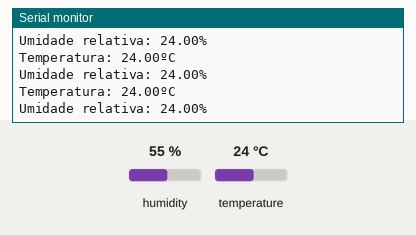
The sketch below on a simulated Arduino Uno, built with avr-gcc and run on an emulated ATmega328P. Parts: the last lines printed to the serial monitor. Inputs (shaded band) come from the test bench; at power-on: temperature 24 °C, humidity 55 %.

Above: at 2.8 s.
2.9 s: temperature set to 12 °C
At 5.5 s:
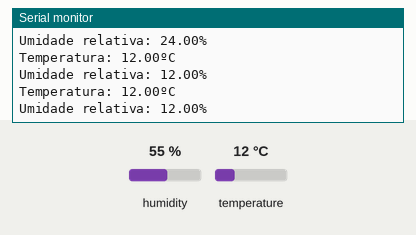
5.6 s: temperature set to 19 °C
At 6.9 s:
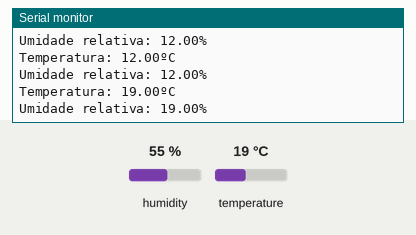
Timing chart, 0 to 8.6 s (numbered marks = the images above; inputs shaded):
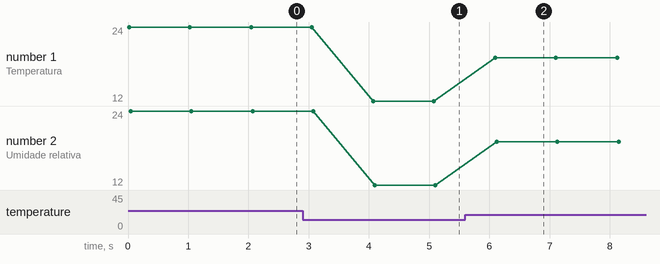

Measured:
- after the input at 2.9 s, the serial monitor: prints a new line after 1.2 s (image 1)
- after the input at 5.6 s, the serial monitor: prints a new line after 0.50 s (image 2)
- plotted number 1: 24 → 12 after the input at 2.9 s, 12 → 19 after the input at 5.6 s
- plotted number 2: 24 → 12 after the input at 2.9 s, 12 → 19 after the input at 5.6 s

The sketch:

dht.ino
```cpp
#include <DHT.h>
#include <DHT_U.h>

// C++ code
//

#define DHTPIN 2
#define DHTTYPE DHT11
DHT dht(DHTPIN, DHTTYPE);

void setup()
{
  Serial.begin(9600);
  dht.begin();
}

void loop()
{
  float humidity = dht.readHumidity();
  float temperature = dht.readTemperature();

  Serial.print("Temperatura: ");
  Serial.print(temperature);
  Serial.println("ºC");

  Serial.print("Umidade relativa: ");
  Serial.print(temperature);
  Serial.println("%");

  delay(1000);
}
```
